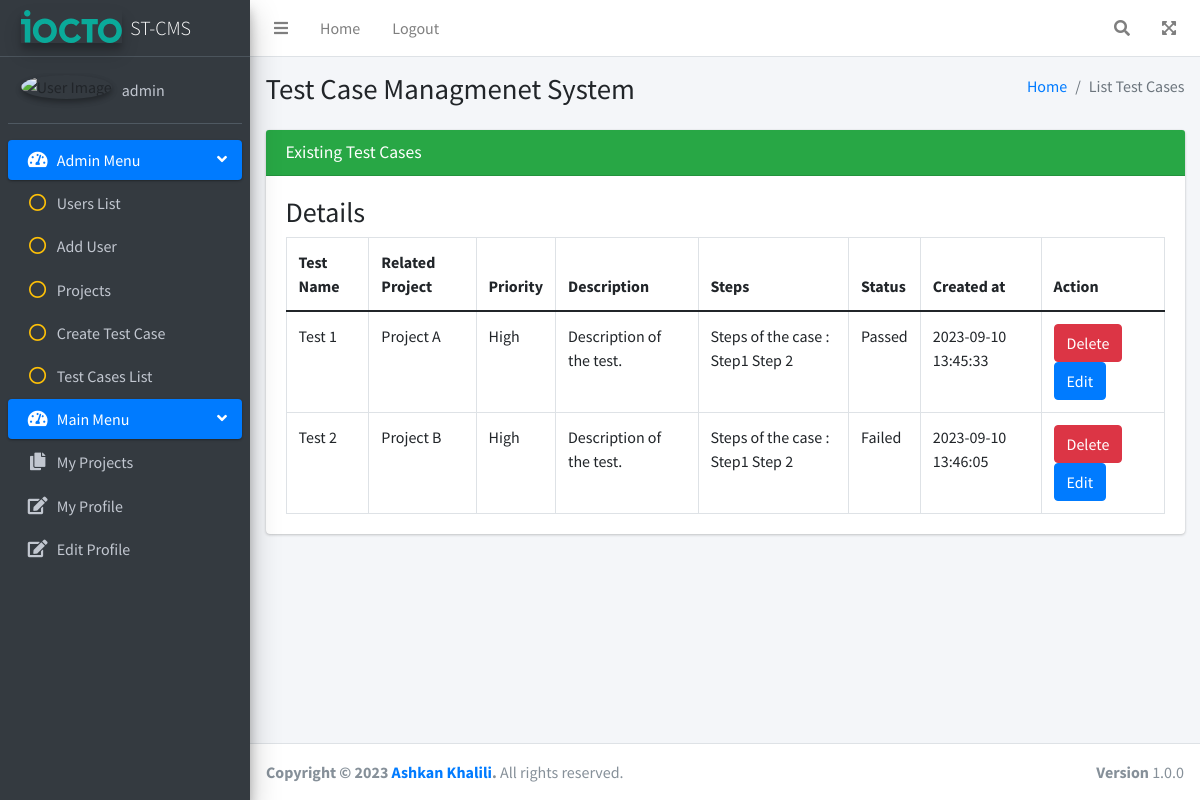
/list_test_cases.php (signed in), run on the app's committed database.
### tables this page shows
CREATE TABLE IF NOT EXISTS `test_cases` (
  `id` int NOT NULL AUTO_INCREMENT,
  `project_id` int NOT NULL,
  `name` varchar(255) NOT NULL,
  `priority` enum('High','Normal','Low') NOT NULL,
  `description` text,
  `steps` text,
  `status` enum('Untested','Passed','Failed','On Process') NOT NULL,
  `created_at` timestamp NULL DEFAULT CURRENT_TIMESTAMP,
  PRIMARY KEY (`id`),
  KEY `fk_test_cases_project_id` (`project_id`)
);

CREATE TABLE IF NOT EXISTS `projects` (
  `id` int NOT NULL AUTO_INCREMENT,
  `pr_name` varchar(255) NOT NULL,
  `pr_summary` varchar(255) DEFAULT NULL,
  PRIMARY KEY (`id`)
);

### list_test_cases.php (the view, shortened to what this page needs)
<?php
include 'db_config.php';
$testCasesSql = "SELECT tc.id, p.pr_name AS project_name, tc.name, tc.priority, tc.description, tc.steps, tc.status, tc.created_at
                 FROM test_cases tc
                 INNER JOIN projects p ON tc.project_id = p.id";
$testCasesResult = mysqli_query($conn, $testCasesSql);
$title = "List Test Cases";
include 'header.php';
include 'body.php';
?>
<section class="content">
    <div class="container-fluid">
        <div class="row">
			<div class="col-md-12">
				<div class="card card-success">
					<div class="card-header">
						<h2 class="card-title">Existing Test Cases</h2>
					</div>
					<div class="card-body">
						<h3>Details</h3>
						<table class="table table-bordered">
							<thead>
								<tr>
									<th>Test Name</th>
									<th>Related Project</th>
									<th>Priority</th>
									<th>Description</th>
									<th>Steps</th>
									<th>Status</th>
									<th>Created at</th>
									<th>Action</th>
								</tr>
							</thead>
							<tbody>
								<?php while ($row = mysqli_fetch_assoc($testCasesResult)): ?>
									<tr>
										<td><?php echo $row['name']; ?></td>
										<td><?php echo $row['project_name']; ?></td>
										<td><?php echo $row['priority']; ?></td>
										<td><?php echo $row['description']; ?></td>
										<td><?php echo $row['steps']; ?></td>
										<td><?php echo $row['status']; ?></td>
										<td><?php echo $row['created_at']; ?></td>
										<td>
											<button type="button" class="btn btn-danger" data-toggle="modal" data-target="#deleteModal<?php echo $row['id']; ?>">Delete</button>
											<a href="edit_test_case.php?id=<?php echo $row['id']; ?>" class="btn btn-primary">Edit</a>
										</td>
									</tr>
								<?php endwhile; ?>
							</tbody>
						</table>
					</div>
				</div>
			</div>
		</div>
	</div>
</section>
<?php include 'footer.php';?>

### header.php (shortened to what this page needs)
<!DOCTYPE html>
<html>
<head>
	<link rel="stylesheet" href="css/styles.css">
	<link href="https://cdn.jsdelivr.net/npm/bootstrap@5.0.2/dist/css/bootstrap.min.css" rel="stylesheet">
	<link rel="stylesheet" href="plugins/fontawesome-free/css/all.min.css">
	<link rel="stylesheet" href="css/styles.min.css">
</head>

### navbar.php (shortened to what this page needs)
<nav class="main-header navbar navbar-expand navbar-white navbar-light">
  <ul class="navbar-nav">
    <li class="nav-item">
      <a class="nav-link" data-widget="pushmenu" href="#" role="button"><i class="fas fa-bars"></i></a>
    </li>
    <li class="nav-item d-none d-sm-inline-block">
      <a href="index.php" class="nav-link">Home</a>
    </li>
    <li class="nav-item d-none d-sm-inline-block">
      <?php echo '<a href="logout.php" class="nav-link">Logout</a>'; ?>
    </li>
  </ul>
  <ul class="navbar-nav ml-auto">
    <li class="nav-item">
      <a class="nav-link" data-widget="navbar-search" href="#" role="button">
        <i class="fas fa-search"></i>
      </a>
    </li>
<li class="nav-item">
      <a class="nav-link" data-widget="fullscreen" href="#" role="button">
        <i class="fas fa-expand-arrows-alt"></i>
      </a>
    </li>
  </ul>
</nav>

### sidebar.php (shortened to what this page needs)
<?php
include 'db_config.php';
$user_id = isset($_SESSION['user_id']) ? $_SESSION['user_id'] : 0;
$sql = "SELECT user_role FROM users WHERE id = $user_id";
$result = mysqli_query($conn, $sql);
if ($result) {
    $row = mysqli_fetch_assoc($result);
    $user_role = $row['user_role'];
} else {
    $user_role = 'user';
}
$user_name = isset($_SESSION['username']) ? $_SESSION['username'] : 'Guest';
?>
  <aside class="main-sidebar sidebar-dark-primary elevation-4">
    <a href="index.php" class="brand-link">
      <img src="dist/img/logo.svg" alt="AdminLTE Logo" class="brand-image elevation-3" style="opacity: .8">
      <span class="brand-text font-weight-light">ST-CMS</span>
    </a>
    <div class="sidebar">
      <div class="user-panel mt-3 pb-3 mb-3 d-flex">
        <div class="image">
          <img src="dist/img/user2-160x160.jpg" class="img-circle elevation-2" alt="User Image">
        </div>
        <div class="info">
          <a href="#" class="d-block"><?php echo $user_name;?></a>
        </div>
      </div>
      <nav class="mt-2">
        <ul class="nav nav-pills nav-sidebar flex-column" data-widget="treeview" role="menu" data-accordion="false">
		<?php
		if ($user_role === 'admin') {
		echo '
          <li class="nav-item menu-open">
            <a href="#" class="nav-link active">
              <i class="nav-icon fas fa-tachometer-alt"></i>
              <p>
                Admin Menu
                <i class="right fas fa-angle-left"></i>
              </p>
            </a>
            <ul class="nav nav-treeview">
              <li class="nav-item">
                <a href="./users.php" class="nav-link">
                  <i class="nav-icon far fa-circle text-warning"></i>
                  <p>Users List</p>
                </a>
              </li>
              <li class="nav-item">
                <a href="./adduser.php" class="nav-link">
                  <i class="nav-icon far fa-circle text-warning"></i>
                  <p>Add User </p>
                </a>
              </li>
              <li class="nav-item">
                <a href="./projects.php" class="nav-link">
                  <i class="nav-icon far fa-circle text-warning"></i>
                  <p>Projects</p>
                </a>
              </li>
			  <li class="nav-item">
                <a href="./test_cases.php" class="nav-link">
                  <i class="nav-icon far fa-circle text-warning"></i>
                  <p>Create Test Case</p>
                </a>
              </li>
			  <li class="nav-item">
                <a href="./list_test_cases.php" class="nav-link">
                  <i class="nav-icon far fa-circle text-warning"></i>
                  <p>Test Cases List</p>
                </a>
              </li>
            </ul>
          </li>
		  <li class="nav-item menu-open">
            <a href="#" class="nav-link active">
              <i class="nav-icon fas fa-tachometer-alt"></i>
              <p>
                Main Menu
                <i class="right fas fa-angle-left"></i>
              </p>
            </a>
            <ul class="nav nav-treeview">
              <li class="nav-item">
                <a href="./my_projects.php" class="nav-link">
                  <i class="nav-icon fas fa-copy"></i>
                  <p>My Projects</p>
                </a>
              </li>
              <li class="nav-item">
                <a href="./my_profile.php" class="nav-link">
                  <i class="nav-icon fas fa-edit"></i>
                  <p>My Profile</p>
                </a>
              </li>
			  <li class="nav-item">
                <a href="./edit_profile.php" class="nav-link">
                  <i class="nav-icon fas fa-edit"></i>
                  <p>Edit Profile</p>
                </a>
              </li>';
          }?>
        </ul>
      </nav>
    </div>
  </aside>

### body.php
<?php
include 'navbar.php';
include 'sidebar.php';?>
<div class="wrapper">
<body class="sidebar-mini" style="height: auto;">
	<div class="content-wrapper">
		<div class="content-header">
			<div class="container-fluid">
				<div class="row mb-2">
					<div class="col-sm-6">
						<h1 class="m-0">Test Case Managmenet System</h1>
					</div>
				<div class="col-sm-6">
					<ol class="breadcrumb float-sm-right">
						<li class="breadcrumb-item"><a href="./index.php">Home</a></li>
						<li class="breadcrumb-item active"><?php echo $title;?></li>
					</ol>
				</div>
				</div>
			</div>
		</div>

### footer.php
</div>
<footer class="main-footer">
    <strong>Copyright © 2023 <a href="#">Ashkan Khalili</a>.</strong>
    All rights reserved.
    <div class="float-right d-none d-sm-inline-block">
      <b>Version</b> 1.0.0
    </div>
  </footer>
 </body>
</html>

### data on the page
test_cases: name "Test 1", project.pr_name "Project A", priority "High", description "Description of the test.", steps "Steps of the case : Step1 Step 2", status "Passed", created_at "2023-09-10 13:45:33"
test_cases: name "Test 2", project.pr_name "Project B", priority "High", description "Description of the test.", steps "Steps of the case : Step1 Step 2", status "Failed", created_at "2023-09-10 13:46:05"

### other printed values
$user_name "admin"
$title "List Test Cases"
